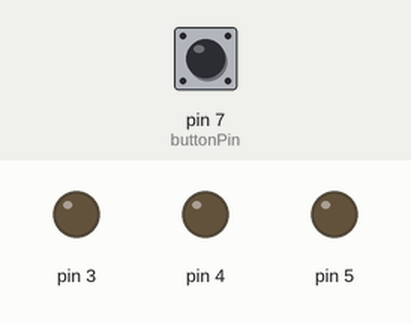
A sketch run on a simulated Arduino Uno, built with avr-gcc and run on an emulated ATmega328P. On the bench: output pins drawn as LEDs (lit = HIGH). Dashed ring = blinking. The inputs (shaded band) are chosen by the test bench; at power-on: pin 7 (buttonPin) LOW.

Above: at 1.2 s.
1.3 s: pin 7 (buttonPin) pulled HIGH for 0.15 s
At 1.8 s:
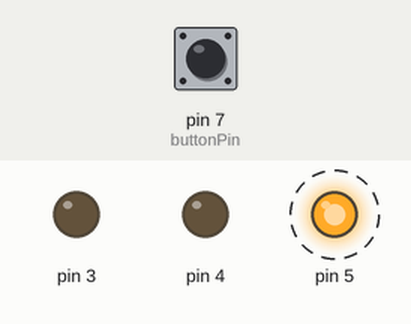
4.4 s: pin 7 (buttonPin) pulled HIGH for 3.2 s
At 8.0 s:
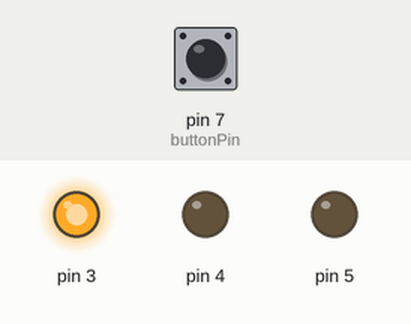
Timing chart, 0 to 16.6 s (numbered marks = the images above; inputs shaded):
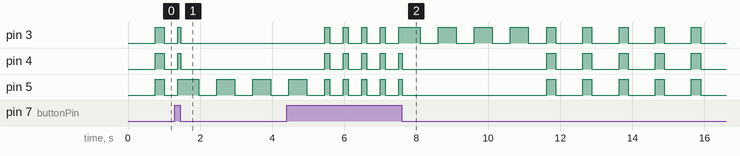

The sketch:

randomSelectionSSD.ino
```cpp
// Proof of concept code written for a client needing a push button to randomly select a choice on a vending machine
// In this code LEDs blink in a slow pattern when nothing happens
// When the button is depressed, the LEDs blink in a faster pattern
// Then when the button is released an LED is selected based off of a continuous counter to blink
// The randomness is based on the timing of a person pressing and releasing the button
// Written by Mitchell Clifford (mtchllclffrd.com)
// Proof read by Nik Lockwood (nikolardo.com)

class Blinking{ // Creates an object for the LEDs that will blink using a timing feature
  int ledPin;   // Initial LED pin

  int ledState; // The State LOW or HIGH of that LED
  unsigned long previousMillis; // Time elapsed since last update of the LED

  long on;
  long off;

  public:
  Blinking(int pin){ // Set generic LED pin to OUTPUT
    ledPin = pin;
    pinMode(ledPin, OUTPUT);

    ledState = LOW; // Set initial LED State is LOW
    previousMillis = 0; // Set initial time to 0
  }

  int OnTime(int delayTime){ // If the delay time is HIGH chose the active time for the slow LED blinking pattern
    if (delayTime == HIGH){
      return 250;
    }
    else{ // Else chose the fast active time for the LED blinking pattern
      return 125;
    }
  }

  int OffTime(int delayTime){ //Same as above but for the delay for the slow LED blinking pattern
    if (delayTime == HIGH){
      return 750;
    }
    else{ // Else chose the fast delay for the LED blinking pattern
      return 375;
    }
  }

  void Update(int reset, int delayTime){  // Creates an Update function that is uses a reset and a HIGH or LOW delay time to determine the state of the LED
   unsigned long currentMillis = millis(); // Set the current time

   on = OnTime(delayTime); //Set the active time
   off = OffTime(delayTime); //Set the delay time

   if (reset == HIGH){ // If the reset is HIGH turn off the LED and reset the previous time to 0
    ledState = LOW;
    digitalWrite(ledPin, ledState);
    previousMillis = 0;
   }
   else if ((ledState == HIGH) && (currentMillis - previousMillis >= on)){ // If the LED state is HIGH and the time elapsed is equal or greater than the LED on time, change the LED state to LOW
     ledState = LOW;
     previousMillis = currentMillis;
     digitalWrite(ledPin, ledState);
   }
   else if ((ledState == LOW) && (currentMillis - previousMillis >= off)){
      ledState = HIGH;
      previousMillis = currentMillis;
     digitalWrite(ledPin, ledState);
    }
  }

  void Blink(){ // Creates a blink function that will blink with specified delays
    long timer = 500;
    for (int blinkAmount = 0; blinkAmount <= 3; blinkAmount ++){ //Change the blinkAmount inequality to alter the amount of blinks that time that the LED blinks
      digitalWrite(ledPin, HIGH);
      delay(timer);
      digitalWrite(ledPin, LOW);
      delay(timer);
    }
  }
};

int buttonPin = 7; // Sets the button pin
int lastButtonState = 0; // Sets the last button state
int currentButtonState = 0;
long counter = 0; // Initializes a counter variable that is used in the randomization

Blinking led0(3); // Initializes LED0 on pin 3
Blinking led1(4); // Initializes LED1 on pin 4
Blinking led2(5); // Initializes LED2 on pin 5

int ledAmount = 3; //Indicates how many LEDs are being used
Blinking ledArray[] = {led0, led1, led2}; //Creates an array of LED objects

int ledIndex = 0;

void setup() {

  pinMode(buttonPin, INPUT); //Sets up button as an input

  Serial.begin(9600); // Serial used for debugging

}

void loop() {
  currentButtonState = digitalRead(buttonPin); // Read if the button is pressed

  counter ++;
  if (counter > ledAmount){ //reset the counter if it goes above the amount of LEDs
    counter = 0;
  }

  if (currentButtonState == 1){ // If the button is pressed start a counter and change LED behavior
    for (ledIndex = 0; ledIndex < ledAmount; ledIndex ++){ //Iterates through the LED array applying the update function for the fast pattern
      ledArray[ledIndex].Update(LOW, LOW);
    }
  }
  else if (currentButtonState == 0 && lastButtonState == 1){ // If the button is released, reset the other LEDs, blink the led that corresponds to the current counter and then reset that LED
     for (ledIndex = 0; ledIndex < ledAmount; ledIndex ++){ //Resets the LED objects
      ledArray[ledIndex].Update(HIGH, LOW);
     }
     ledArray[counter].Blink(); //Blinks the random LED
  }
  else if (currentButtonState == 0 && lastButtonState == 0){ // If neither happens blink the LEDs at a slow speed
    for (ledIndex = 0; ledIndex < ledAmount; ledIndex ++){ //Iterates through the LED array applying the update function for the slow pattern
      ledArray[ledIndex].Update(LOW, HIGH);
    }
  }
  else{ // If the button is pressed and released throw an error
    Serial.println("error in button press state changes");
  }
  lastButtonState = currentButtonState;
  delay(10);
}
```
